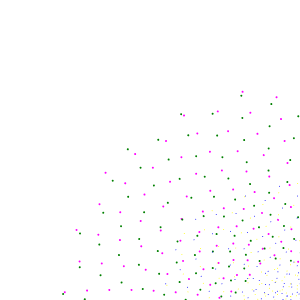
Frame 1 (no input)
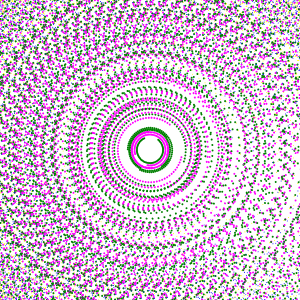
Frame 60 (no input)
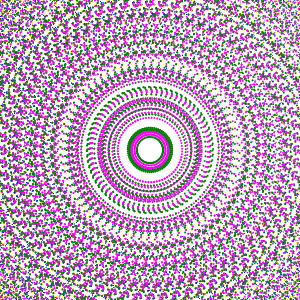
Frame 120 (the mouse pressed at the canvas centre since frame 60)

The p5.js sketch that drew these frames (run headless with seeded random() and noise() and a simulated clock; from frame 60 on, the mouse is pressed at the canvas centre):

// p5.js sketch
// ── sketch.js
var start = 0;
function setup() {
  createCanvas(300, 300);
  smooth();
}

function draw() {
  // background(255);
  translate(width/2, height/2);
  angleMode(DEGREES);
  rotate(start+=5);
  angleMode(RADIANS);
  noStroke()
  fill('magenta');
  var rad = 50;
  for (var i = 0; i < 360; i++) {
    
    rad += 0.5;
    var x = 150 + sin(i)*rad;
    var y = 150 + cos(i)*rad;
    ellipse(x, y, 2, 2);
  }
  
  fill('green');
  for (var i = 0; i < 360; i++) {
    
    rad -= 0.5;
    var x = 150 + sin(i)*rad;
    var y = 150 + cos(i)*rad;
    ellipse(x, y, 2, 2);
  }
  
  var rad2 = 50;
  
  fill('blue');
  for (var i = 0; i < 360; i++) {
    
    rad2 -= 0.5;
    var x = 150 + sin(i)*rad2;
    var y = 150 + cos(i)*rad2;
    ellipse(x, y, 1, 1);
  }
  
  fill('yellow');
  for (var i = 0; i < 360; i++) {
    
    rad2 += 0.5;
    var x = 150 + sin(i)*rad2;
    var y = 150 + cos(i)*rad2;
    ellipse(x, y, 1, 1);
  }
}
